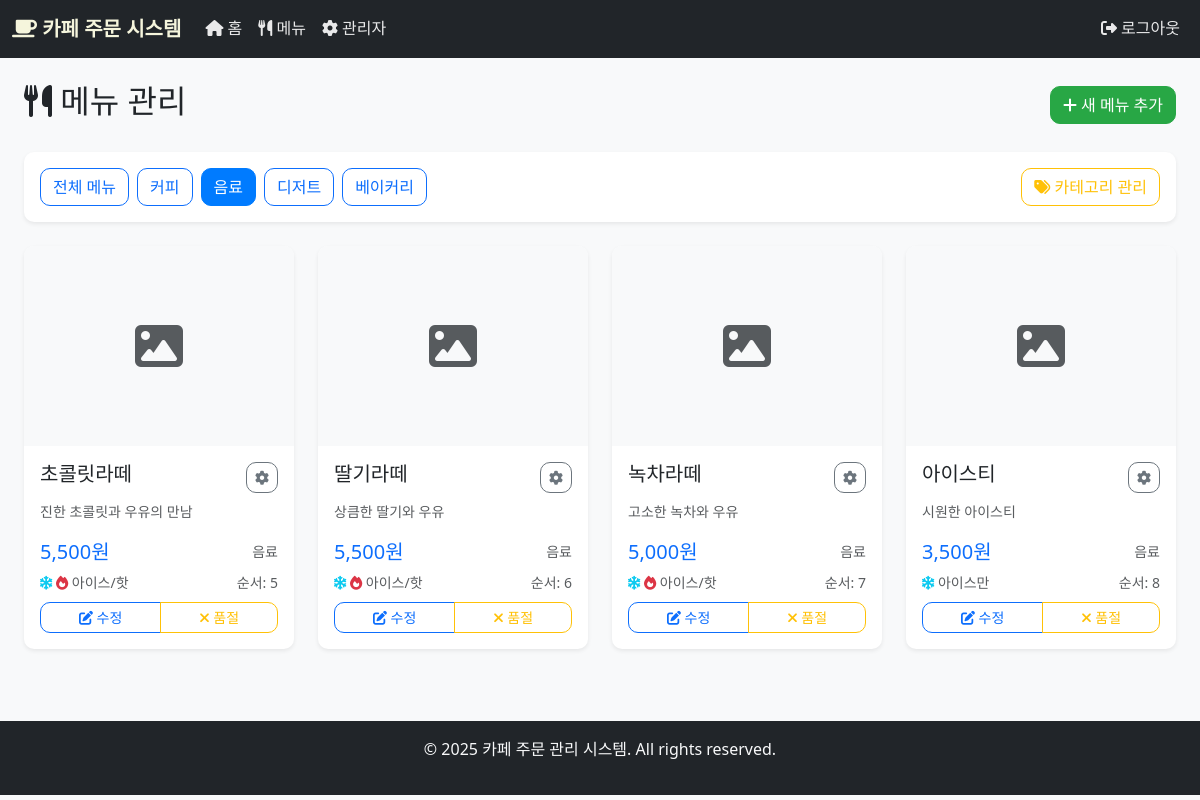
Screenshot of /admin/menu?category=음료 (signed in) with the database file from the repository.
### models.py (models this page shows, shortened)
class Menu(db.Model):
    __tablename__ = 'cafe_menu'
    id = db.Column(db.Integer, primary_key=True)
    name = db.Column(db.String(100), nullable=False)
    category = db.Column(db.String(50), nullable=False)
    price = db.Column(db.Float, nullable=False)
    description = db.Column(db.Text)
    image = db.Column(db.String(255))
    temperature_option = db.Column(db.String(20), default='both')  # 'ice', 'hot', 'both'
    display_order = db.Column(db.Integer, default=9999)
    is_soldout = db.Column(db.Boolean, default=False)
    created_at = db.Column(db.DateTime, default=datetime.now)
    updated_at = db.Column(db.DateTime, default=datetime.now, onupdate=datetime.now)
    order_items = db.relationship('OrderItem', backref='menu', lazy=True)

### app.py (the view)
    def decorated_function(*args, **kwargs):
        if not session.get('admin_logged_in'):
            return redirect(url_for('admin_login'))
        return f(*args, **kwargs)

### app.py (called while the page is built)
def login_required(f):
    def decorated_function(*args, **kwargs):
        if not session.get('admin_logged_in'):
            return redirect(url_for('admin_login'))
        return f(*args, **kwargs)
    decorated_function.__name__ = f.__name__
    return decorated_function

@app.route('/admin/menu')
@login_required
def admin_menu():
    category = request.args.get('category')
    categories = get_categories()
    menus = get_menu_by_category(category)
    return render_template('admin/menu.html',
                         menus=menus,
                         categories=categories,
                         selected_category=category)

@app.context_processor
def inject_globals():
    cart_count = 0
    if 'cart' in session:
        cart_count = sum(item['quantity'] for item in session['cart'].values())
    return {
        'cart_count': cart_count,
        'admin_logged_in': session.get('admin_logged_in', False),
        'current_year': datetime.now().year
    }

### models.py (called while the page is built)
def get_categories():
    categories = db.session.query(Menu.category).distinct().all()
    return [category[0] for category in categories]

def get_menu_by_category(category=None):
    query = Menu.query.order_by(Menu.display_order.asc(), Menu.id.asc())
    if category:
        query = query.filter_by(category=category)
    return query.all()

### templates/admin/menu.html (shortened to what this page needs)
{% extends "base.html" %}
{% block content %}
<div class="container-fluid">
    <div class="row mb-4">
        <div class="col-12">
            <div class="d-flex justify-content-between align-items-center">
                <h2>
                    <i class="fas fa-utensils"></i> 메뉴 관리
                </h2>
                <a href="{{ url_for('add_menu') }}" class="btn btn-success">
                    <i class="fas fa-plus"></i> 새 메뉴 추가
                </a>
            </div>
        </div>
    </div>
    <div class="row mb-4">
        <div class="col-12">
            <div class="card">
                <div class="card-body">
                    <div class="d-flex flex-wrap gap-2">
                        <a href="{{ url_for('admin_menu') }}"
                           class="btn {% if not selected_category %}btn-primary{% else %}btn-outline-primary{% endif %}">
                            전체 메뉴
                        </a>
                        {% for category in categories %}
                        <a href="{{ url_for('admin_menu', category=category) }}"
                           class="btn {% if selected_category == category %}btn-primary{% else %}btn-outline-primary{% endif %}">
                            {{ category }}
                        </a>
                        {% endfor %}
                        <a href="{{ url_for('admin_categories') }}" class="btn btn-outline-warning ms-auto">
                            <i class="fas fa-tags"></i> 카테고리 관리
                        </a>
                    </div>
                </div>
            </div>
        </div>
    </div>
    <div class="row">
        {% if menus %}
        {% for menu in menus %}
        <div class="col-xl-3 col-lg-4 col-md-6 mb-4">
            <div class="card h-100 menu-card {% if menu.is_soldout %}soldout{% endif %}">
                {% if menu.image %}
                <img src="{{ url_for('static', filename='uploads/' + menu.image) }}"
                     class="card-img-top" alt="{{ menu.name }}" style="height: 200px; object-fit: cover;">
                {% else %}
                <div class="card-img-top bg-light d-flex align-items-center justify-content-center"
                     style="height: 200px;">
                    <i class="fas fa-image fa-3x text-muted"></i>
                </div>
                {% endif %}
                <div class="card-body d-flex flex-column">
                    <div class="d-flex justify-content-between align-items-start mb-2">
                        <h5 class="card-title mb-0">{{ menu.name }}</h5>
                        <div class="dropdown">
                            <button class="btn btn-sm btn-outline-secondary dropdown-toggle"
                                    data-bs-toggle="dropdown">
                                <i class="fas fa-cog"></i>
                            </button>
                        </div>
                    </div>
                    <p class="card-text text-muted small flex-grow-1">
                        {{ menu.description or '설명이 없습니다.' }}
                    </p>
                    <div class="mt-auto">
                        <div class="d-flex justify-content-between align-items-center mb-2">
                            <span class="h5 text-primary mb-0">{{ "{:,}".format(menu.price|int) }}원</span>
                            <small class="text-muted">{{ menu.category }}</small>
                        </div>
                        <div class="d-flex justify-content-between align-items-center">
                            <small class="text-muted">
                                {% if menu.temperature_option == 'both' %}
                                <i class="fas fa-snowflake text-info"></i>
                                <i class="fas fa-fire text-danger"></i> 아이스/핫
                                {% elif menu.temperature_option == 'ice' %}
                                <i class="fas fa-snowflake text-info"></i> 아이스만
                                {% elif menu.temperature_option == 'hot' %}
                                <i class="fas fa-fire text-danger"></i> 핫만
                                {% endif %}
                            </small>
                            <small class="text-muted">순서: {{ menu.display_order }}</small>
                        </div>
                        <div class="mt-2">
                            <div class="btn-group w-100">
                                <a href="{{ url_for('edit_menu', menu_id=menu.id) }}"
                                   class="btn btn-outline-primary btn-sm">
                                    <i class="fas fa-edit"></i> 수정
                                </a>
                                <button class="btn btn-outline-{% if menu.is_soldout %}success{% else %}warning{% endif %} btn-sm"
                                        onclick="toggleSoldout({{ menu.id }})">
                                    {% if menu.is_soldout %}
                                    <i class="fas fa-check"></i> 판매재개
                                    {% else %}
                                    <i class="fas fa-times"></i> 품절
                                    {% endif %}
                                </button>
                            </div>
                        </div>
                    </div>
                </div>
            </div>
        </div>
        {% endfor %}
        {% endif %}
    </div>
</div>
{% endblock %}

### static/css/style.css (style rules this page uses)
:root { --primary-color: #007bff; --success-color: #28a745; --warning-color: #ffc107; --danger-color: #dc3545; --info-color: #17a2b8; --light-color: #f8f9fa; --dark-color: #343a40; --coffee-brown: #8B4513; --cafe-cream: #F5F5DC; }
body { font-family: 'Segoe UI', Tahoma, Geneva, Verdana, sans-serif; background-color: #f8f9fa; line-height: 1.6; }
.card { border: none; border-radius: 15px; box-shadow: 0 0.125rem 0.25rem rgba(0, 0, 0, 0.075); transition: transform 0.2s ease-in-out, box-shadow 0.2s ease-in-out; }
.btn { border-radius: 10px; font-weight: 500; transition: all 0.3s ease; }
.btn-primary { background-color: var(--primary-color); border-color: var(--primary-color); }
.btn-success { background-color: var(--success-color); border-color: var(--success-color); }

### templates/admin/menu.html (style rules this page uses)
.menu-card { transition: transform 0.2s, box-shadow 0.2s; position: relative; overflow: hidden; }
.card { border-radius: 10px; }
.dropdown-toggle::after { display: none; }

### rows the page displays
Menu: name "초콜릿라떼", description "진한 초콜릿과 우유의 만남", price "5,500", category "음료", temperature_option "both" (drawn), display_order "5", is_soldout False (drawn)
Menu: name "딸기라떼", description "상큼한 딸기와 우유", price "5,500", category "음료", temperature_option "both" (drawn), display_order "6", is_soldout False (drawn)
Menu: name "녹차라떼", description "고소한 녹차와 우유", price "5,000", category "음료", temperature_option "both" (drawn), display_order "7", is_soldout False (drawn)
Menu: name "아이스티", description "시원한 아이스티", price "3,500", category "음료", temperature_option "ice" (drawn), display_order "8", is_soldout False (drawn)

### other values shown
{{ category }} "커피" "음료" "디저트" "베이커리"
